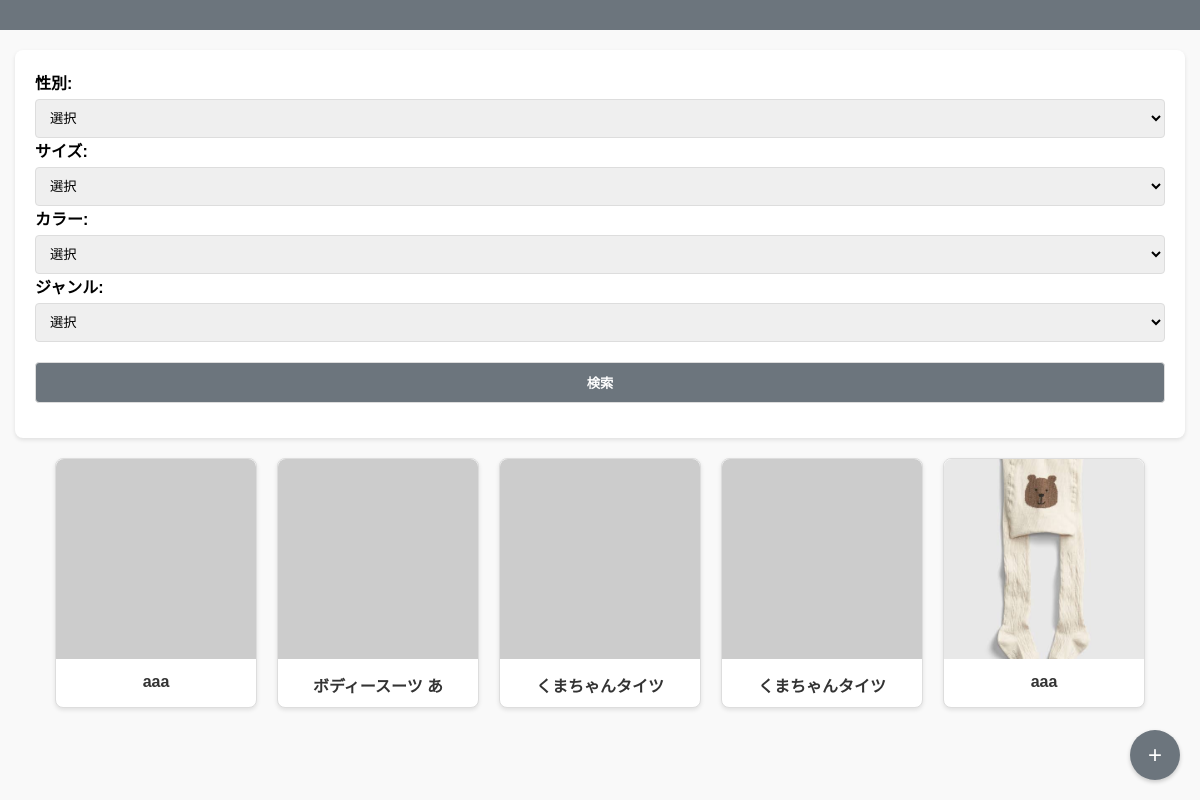
/clothes, run on an earlier commit of the app's database.
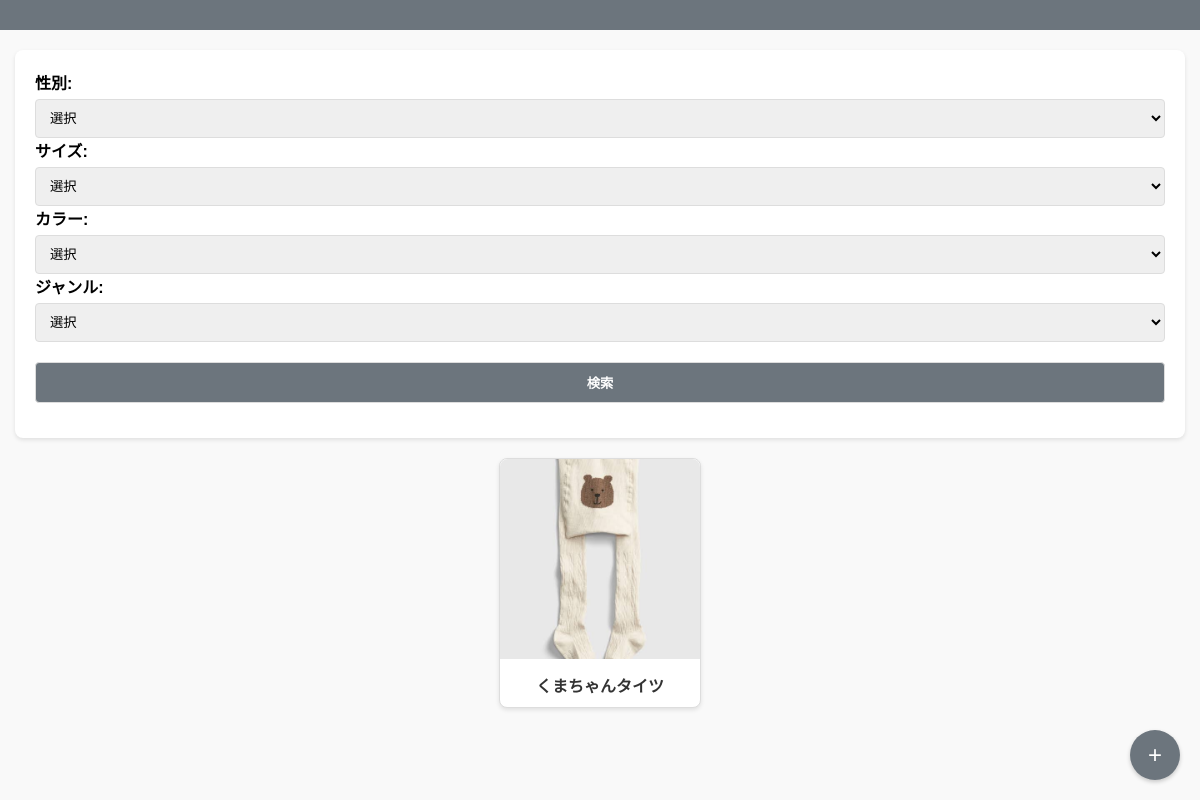
And on a later commit of the database.
### app/models.py (models this page shows, shortened)
class Clothes(models.Model):
    GENDER_CHOICES = [
        ('Male', '男性'),
        ('Female', '女性'),
        ('Other', 'その他'),
    ]
    SIZE_CHOICES = [
        ('50~60', '50~60'),
        ('70', '70'),
        ('80', '80'),
        ('90', '90'),
        ('100', '100'),
        ('110', '110'),
        ('120', '120'),
        ('130', '130'),
        ('140', '140'),
    ]
    GENRE_CHOICES = [
        ('tops', 'トップス'),
        ('skirts', 'スカート'),
        ('outer', 'アウター'),
        ('onepiece', 'ワンピース'),
        ('pants', 'パンツ'),
        ('hat', '帽子'),
        ('maternity', 'マタニティ'),
        ('baby', 'ベビー'),
        ('other', 'その他'),
    ]
    COLOR_CHOICES = [
        ('white', '白'),
        ('black', '黒'),
        ('gray', 'グレー'),
        ('brown', '茶'),
        ('beige', 'ベージュ'),
        ('green', '緑'),
        ('blue', '青'),
        ('purple', '紫'),
        ('yellow', '黄'),
        ('pink', 'ピンク'),
        ('red', '赤'),
        ('orange', 'オレンジ'),
        ('other', 'その他'),
    ]
    title = models.CharField(max_length=50)
    size = models.CharField(max_length=10, choices=SIZE_CHOICES)
    genre = models.CharField(max_length=20, choices=GENRE_CHOICES)
    gender = models.CharField(max_length=10, choices=GENDER_CHOICES, default='Unisex')
    color = models.CharField(max_length=10, choices=COLOR_CHOICES)
    price = models.DecimalField(max_digits=10, decimal_places=2, null=True, blank=True)
    memo = models.TextField(null=True, blank=True)
    image = models.ImageField(upload_to='clothes_images/', null=True, blank=True)

### app/views.py (the view)
# urls.py: path('clothes',ClothesView.as_view(), name='clothes'),
class ClothesView(View):
    def get(self, request):
        clothes = Clothes.objects.all()
        return render(request, "clothes.html", {"clothes": clothes})

### app/templates/clothes.html (shortened to what this page needs)
<!DOCTYPE html>
<html lang="ja">
<head>
</head>
<body>
    <header>
    </header>
    <div class="container">
        <form method="get" action="{% url 'clothing_search' %}">
                <label for="gender">性別:</label>
                <select id="gender" name="gender">
                    <option value="">選択</option>
                </select>
                <label for="size">サイズ:</label>
                <select id="size" name="size">
                    <option value="">選択</option>
                </select>
                <label for="color">カラー:</label>
                <select id="color" name="color">
                    <option value="">選択</option>
                </select>
                <label for="genre">ジャンル:</label>
                <select id="genre" name="genre">
                    <option value="">選択</option>
                </select>
            <div style="margin-top: 20px;">
                <button type="submit">検索</button>
            </div>
        </form>
        <div class="card-grid">
            {% for item in clothes %}
            <div class="card">
                <a href="{% url 'clothes_detail' item.id %}">
                    {% if item.image %}
                        <img src="{{ item.image.url }}" alt="{{ item.title }}">
                    {% else %}
                        <img src="https://via.placeholder.com/200?text=No+Image" alt="画像なし">
                    {% endif %}
                    <div class="card-title">{{ item.title }}</div>
                </a>
            </div>
            {% endfor %}
        </div>
    </div>
    <div class="add-button" onclick="window.location.href='{% url 'clothes_create' %}'">+</div>
</body>
</html>

What changed in the data, as far as the page shows it:
removed Clothes: title "aaa"
removed Clothes: title "ボディースーツ あ"
removed Clothes: title "くまちゃんタイツ"
removed Clothes: title "くまちゃんタイツ"
removed Clothes: image (picture), title "aaa"
added Clothes: image (picture), title "くまちゃんタイツ"
